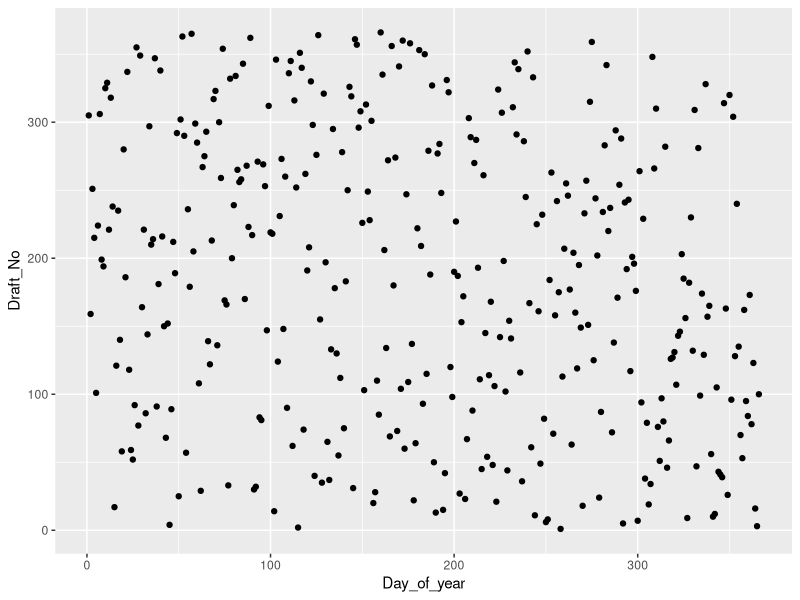
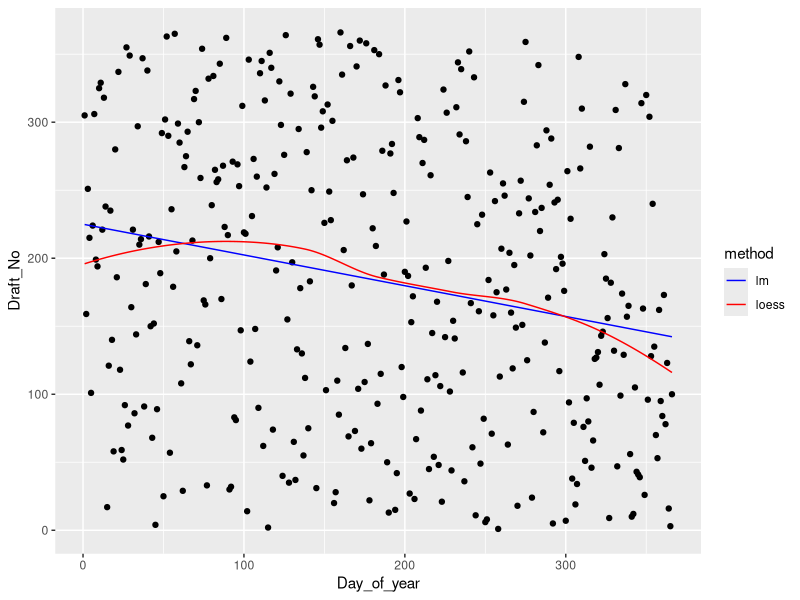
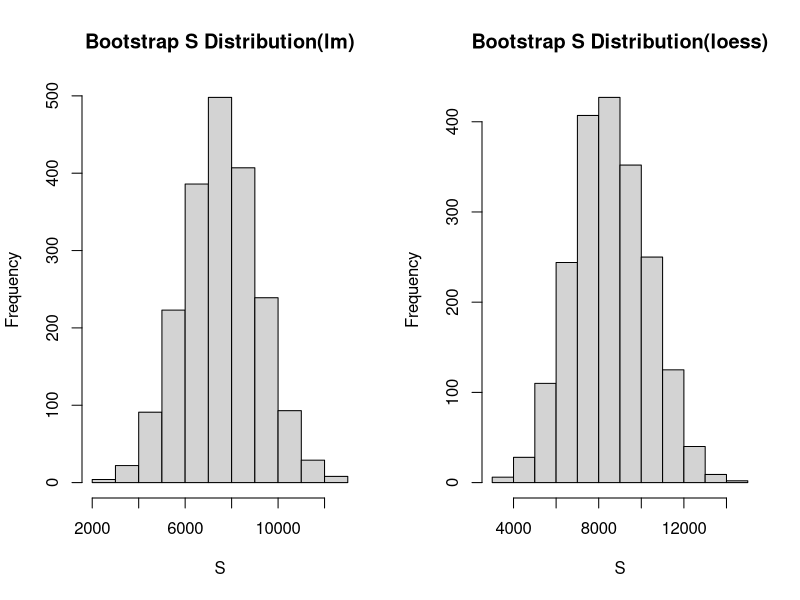

Generate these figures, in order, with R:

### Init Code
rm(list = ls())
library(ggplot2)
library(boot)
set.seed(12345)


################################## (1.1) #######################################
# DONE

data <- read.csv("./Homework/Lab/Lab5/lottery.csv", sep = ";")

# Remove Month column since there is a Mo.Number column which is same as Month
data <- data[-2]

g_1_1 <- ggplot(data, aes(x = Day_of_year, y = Draft_No)) + geom_point()
g_1_1

# according to the plot, the pattern is not very clear.

################################## (1.2) #######################################
# DONE

minimal_x <- min(data$Day_of_year)
maximum_x <- max(data$Day_of_year)

x_1_2 <- seq(minimal_x, maximum_x, 0.1)

# fit the data using linear regression
fit1_2_lm <- lm(Draft_No ~ Day_of_year, data = data)
summary(fit1_2_lm)
y_1_2_lm <- predict(fit1_2_lm, newdata = data.frame(Day_of_year = x_1_2))

# fit using loess function
fit1_2_loess <- loess( Draft_No ~ Day_of_year, data = data, se = TRUE)
summary(fit1_2_loess)
y_1_2_loess <- predict(fit1_2_loess, newdata = data.frame(Day_of_year = x_1_2))


# plot 2 predicted lines
data_1_2 <- data.frame(Day_of_year = x_1_2, y_lm = y_1_2_lm, y_loess = y_1_2_loess)

g_1_1 + geom_line(data = data_1_2, aes(x = Day_of_year, y = y_lm,colour="lm")) +
geom_line(data = data_1_2, aes(x = Day_of_year, y = y_loess, colour = "loess")) + 
scale_color_manual(name = "method", values = c("lm" = "blue", "loess" = "red"))



# according to the 2 curves, is seems that all the points are dived to 2 groups.
# since it's a linear regression, not a classification, we can guess that the'
# points is randomly distributed.

# according to the  plot , we can not get the conclusion that which model is 
# better since only [Day of year] is used.

################################## (1.3) #######################################

fun_lm_s <- function(formula,data,indices){
  d <- data[indices, ]
  lm_mod <- lm(formula, data = d)
  lm_val <- predict(lm_mod,
                    newdata = data.frame(Day_of_year = d$Day_of_year))
  s_lm <- sum(abs(lm_val - mean(d$Draft_No)))
  return(s_lm)
}

fun_loess_s <- function(formula,data,indices){
  d <- data[indices, ]
  loess_mod <- loess(formula, data = d, se = TRUE)
  loess_val <- predict(loess_mod,
                    newdata = data.frame(Day_of_year = d$Day_of_year))
  s_loess <- sum(abs(loess_val - mean(d$Draft_No)))
  return(s_loess)
}

bootstrap_sample_number <- 2000

# bootstrap for linear regression
boot_samples_lm <- boot(data, statistic = fun_lm_s, R = bootstrap_sample_number, formula=Draft_No  ~ Day_of_year,parallel = "multicore")

boot_samples_loess <- boot(data, statistic = fun_loess_s, R = bootstrap_sample_number, formula=Draft_No  ~ Day_of_year,parallel = "multicore")

# calculate mean of bootstrap sample statistics
mean_boot_samples_lm <- mean(boot_samples_lm$t)
#cat("mean of bootstrap sample statistics(lm) = ", mean_boot_samples_lm, "\n")
#mean of bootstrap sample statistics(lm) =  7646.339 

mean_boot_samples_loess <- mean(boot_samples_loess$t)
# cat("mean of bootstrap sample statistics(loess) = ", mean_boot_samples_loess, "\n")
# mean of bootstrap sample statistics(loess) =  8518.325 

par(mfrow = c(1,2))

# Plot the histogram of bootstrap sample statistics(lm)
hist(boot_samples_lm$t, main = "Bootstrap S Distribution(lm)", xlab = "S")

# Plot the histogram of bootstrap sample statistics(loess)
hist(boot_samples_loess$t, main = "Bootstrap S Distribution(loess)", xlab = "S")


# since 2 plots almost match normal distribution, but it is not symmetry, so  we  
# also can say that it is not randomly distributed.

# calculate the p-value

pvalue_lm = mean(abs(boot_samples_lm$t) > abs(boot_samples_lm$t0))
pvalue_loess = mean(abs(boot_samples_loess$t) > abs(boot_samples_loess$t0))
cat("p-value for linear regression = ", pvalue_lm, "\n")
cat("p-value for loess regression = ", pvalue_loess, "\n")
# p-value for linear regression =  0.509 
# p-value for loess regression =  0.568 

################################## (1.4) #######################################


################################## (1.5a) ######################################


################################## (1.5b) ######################################


################################## (1.5c) ######################################
